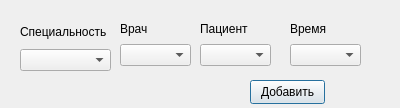
<?xml version="1.0" encoding="UTF-8"?>
<ui version="4.0">
 <class>AddingRecord</class>
 <widget class="QDialog" name="AddingRecord">
  <property name="geometry">
   <rect>
    <x>0</x>
    <y>0</y>
    <width>400</width>
    <height>108</height>
   </rect>
  </property>
  <property name="windowTitle">
   <string>Добавление записи</string>
  </property>
  <widget class="QPushButton" name="pushButton">
   <property name="geometry">
    <rect>
     <x>250</x>
     <y>80</y>
     <width>75</width>
     <height>24</height>
    </rect>
   </property>
   <property name="text">
    <string>Добавить</string>
   </property>
  </widget>
  <widget class="QWidget" name="layoutWidget">
   <property name="geometry">
    <rect>
     <x>20</x>
     <y>20</y>
     <width>91</width>
     <height>51</height>
    </rect>
   </property>
   <layout class="QVBoxLayout" name="verticalLayout_4">
    <item>
     <widget class="QLabel" name="label_4">
      <property name="text">
       <string>Специальность</string>
      </property>
     </widget>
    </item>
    <item>
     <widget class="QComboBox" name="spec_comboBox"/>
    </item>
   </layout>
  </widget>
  <widget class="QWidget" name="layoutWidget">
   <property name="geometry">
    <rect>
     <x>200</x>
     <y>20</y>
     <width>71</width>
     <height>46</height>
    </rect>
   </property>
   <layout class="QVBoxLayout" name="verticalLayout">
    <item>
     <widget class="QLabel" name="label_3">
      <property name="text">
       <string>Пациент</string>
      </property>
     </widget>
    </item>
    <item>
     <widget class="QComboBox" name="comboBox_3"/>
    </item>
   </layout>
  </widget>
  <widget class="QWidget" name="layoutWidget">
   <property name="geometry">
    <rect>
     <x>290</x>
     <y>20</y>
     <width>71</width>
     <height>46</height>
    </rect>
   </property>
   <layout class="QVBoxLayout" name="verticalLayout_2">
    <item>
     <widget class="QLabel" name="label_2">
      <property name="text">
       <string>Время</string>
      </property>
     </widget>
    </item>
    <item>
     <widget class="QComboBox" name="time_comboBox"/>
    </item>
   </layout>
  </widget>
  <widget class="QWidget" name="layoutWidget">
   <property name="geometry">
    <rect>
     <x>120</x>
     <y>20</y>
     <width>71</width>
     <height>46</height>
    </rect>
   </property>
   <layout class="QVBoxLayout" name="verticalLayout_3">
    <item>
     <widget class="QLabel" name="label">
      <property name="text">
       <string>Врач</string>
      </property>
     </widget>
    </item>
    <item>
     <widget class="QComboBox" name="doc_comboBox"/>
    </item>
   </layout>
  </widget>
 </widget>
 <resources/>
 <connections/>
</ui>
